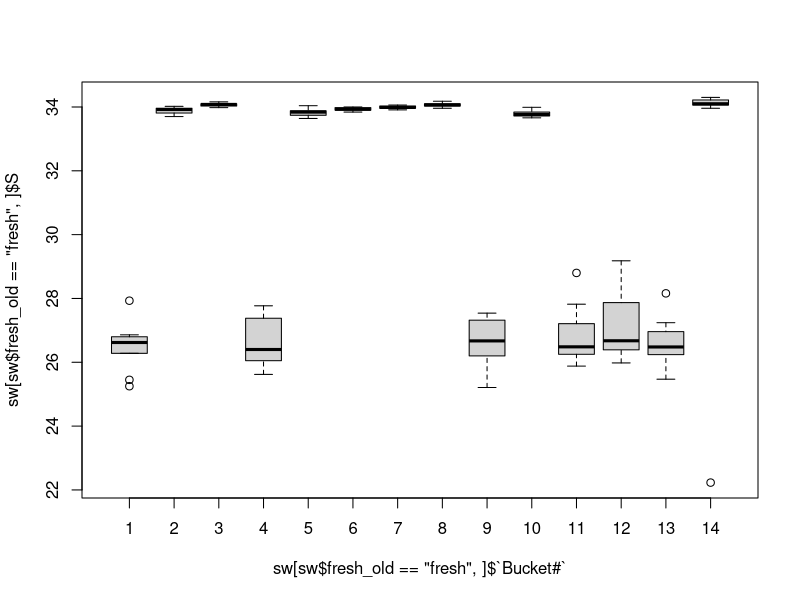
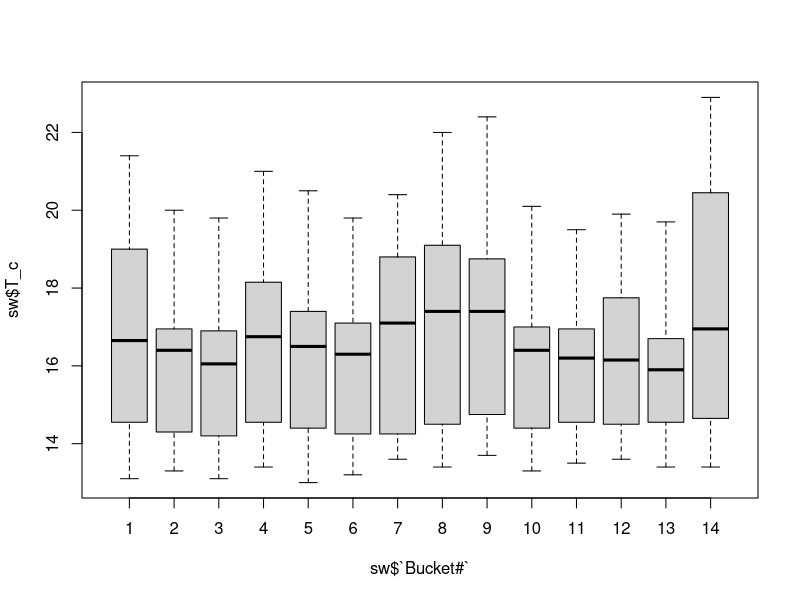
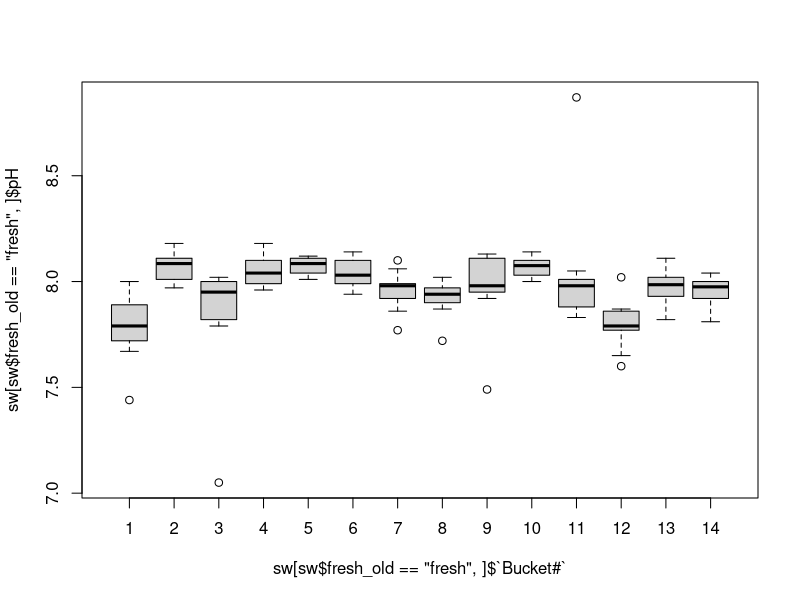
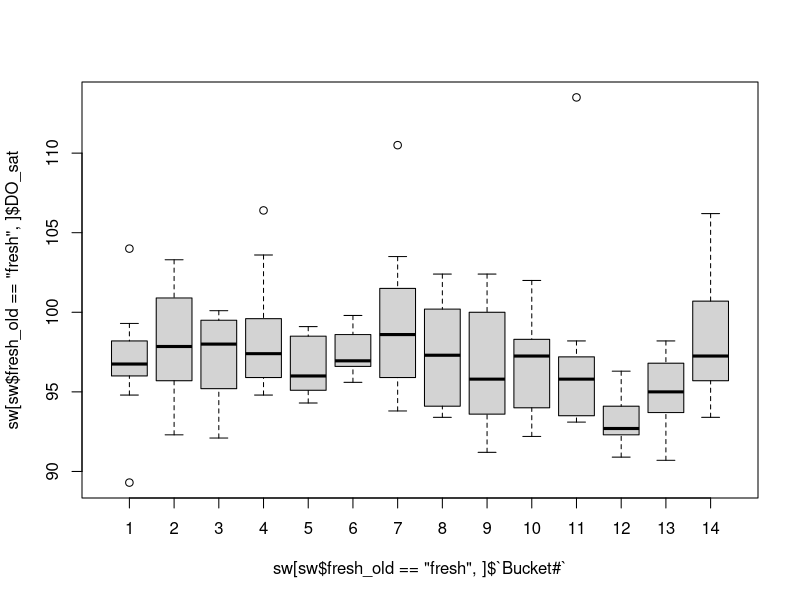
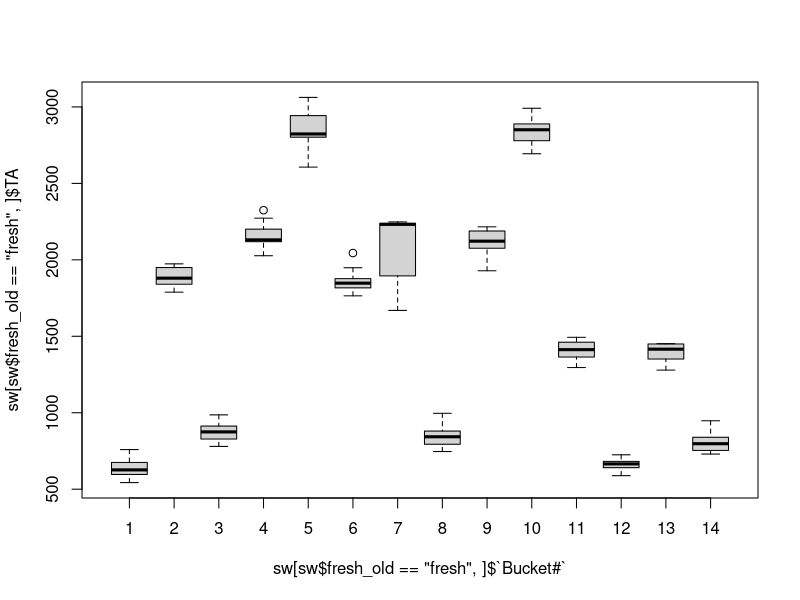
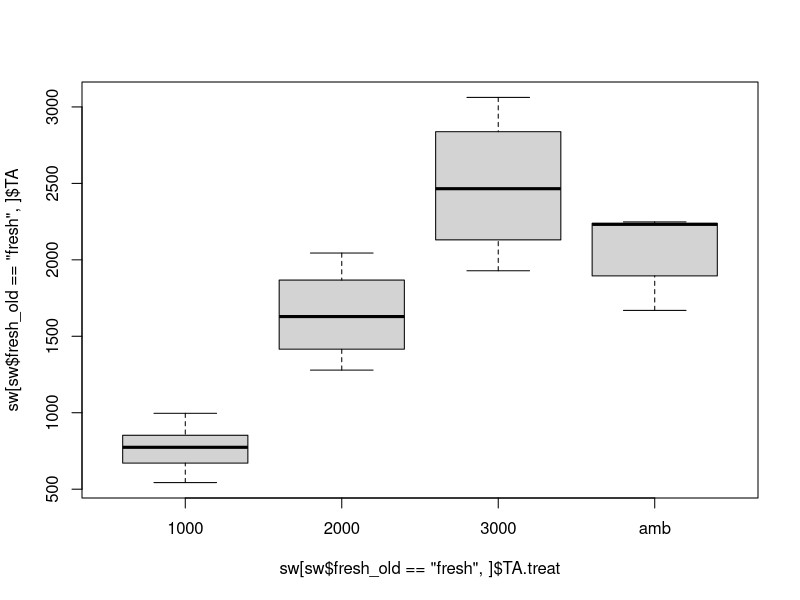
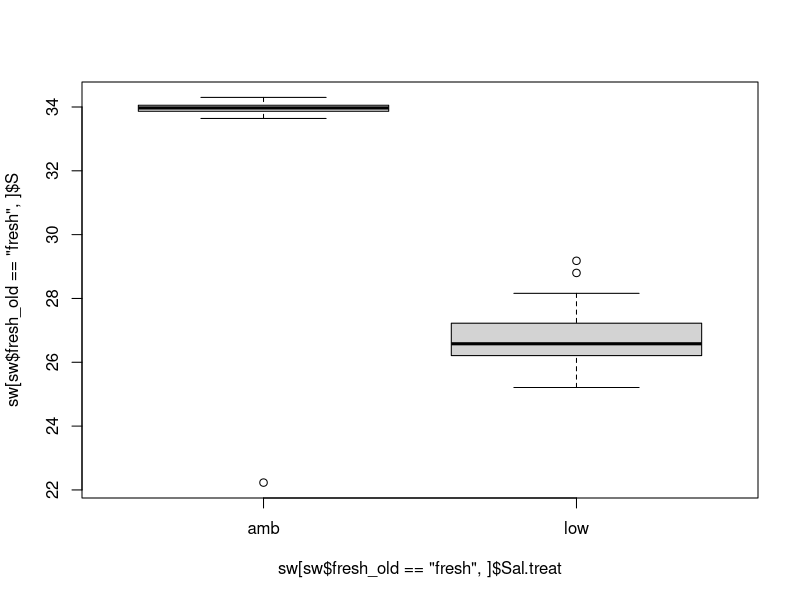
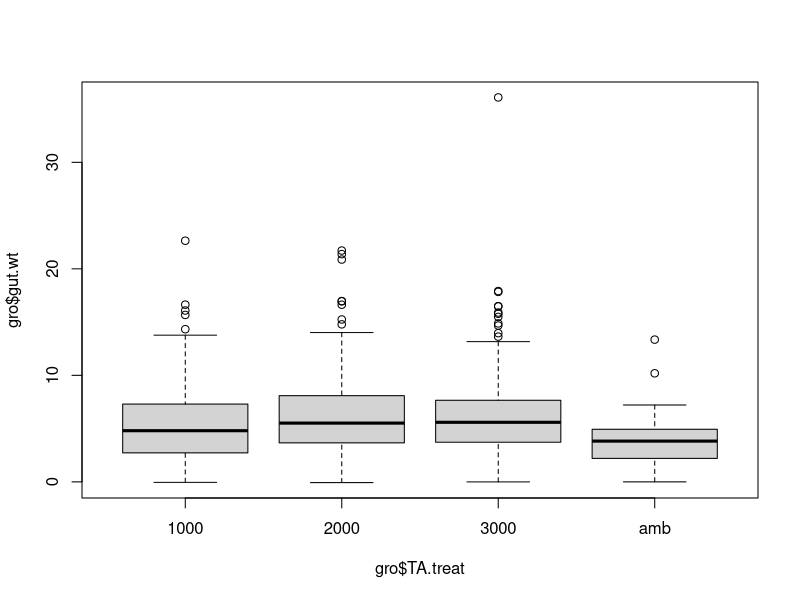

Source code (R) for these figures, in order:
## ---- chunk 1
#setwd("/Users/alishamsaley/Documents/GitHub/CV_growth/data files")
setwd("~/Documents/Data_Git Hub/Mussels/CV_growth/data files")
library(readxl)
sw = read_xlsx("treatment monitoring.xlsx")
gro = read_xlsx("CV mass data.xlsx") 
  
## ---- chunk 2
boxplot(sw[sw$fresh_old == "fresh",]$S ~ sw[sw$fresh_old == "fresh",]$`Bucket#`)
boxplot(sw$T_c ~ sw$`Bucket#`)
boxplot(sw[sw$fresh_old == "fresh",]$pH ~ sw[sw$fresh_old == "fresh",]$`Bucket#`)
boxplot(sw[sw$fresh_old == "fresh",]$DO_sat ~ sw[sw$fresh_old == "fresh",]$`Bucket#`)
boxplot(sw[sw$fresh_old == "fresh",]$TA ~ sw[sw$fresh_old == "fresh",]$`Bucket#`)
boxplot(sw[sw$fresh_old == "fresh",]$TA ~ sw[sw$fresh_old == "fresh",]$TA.treat)
boxplot(sw[sw$fresh_old == "fresh",]$S ~ sw[sw$fresh_old == "fresh",]$Sal.treat)

#calculating medians
b1.ta = median(sw[sw$`Bucket#` == 1,]$TA)
b2.ta = median(sw[sw$`Bucket#` == 2,]$TA)
b3.ta = median(sw[sw$`Bucket#` == 3,]$TA)
b4.ta = median(sw[sw$`Bucket#` == 4,]$TA)
b5.ta = median(sw[sw$`Bucket#` == 5,]$TA)
b6.ta = median(sw[sw$`Bucket#` == 6,]$TA)
b7.ta = median(sw[sw$`Bucket#` == 7,]$TA)
b8.ta = median(sw[sw$`Bucket#` == 8,]$TA)
b9.ta = median(sw[sw$`Bucket#` == 9,]$TA)
b10.ta = median(sw[sw$`Bucket#` == 10,]$TA)
b11.ta = median(sw[sw$`Bucket#` ==11,]$TA)
b12.ta = median(sw[sw$`Bucket#` == 12,]$TA)
b13.ta = median(sw[sw$`Bucket#` == 13,]$TA)
b14.ta = median(sw[sw$`Bucket#` == 14,]$TA)

#adding a column to gro
gro$med.ta = 0
gro$med.ta[gro$`Bucket#` == 1] <- b1.ta
gro$med.ta[gro$`Bucket#` == 2] <- b2.ta
gro$med.ta[gro$`Bucket#` == 3] <- b3.ta
gro$med.ta[gro$`Bucket#` == 4] <- b4.ta
gro$med.ta[gro$`Bucket#` == 5] <- b5.ta
gro$med.ta[gro$`Bucket#` == 6] <- b6.ta
gro$med.ta[gro$`Bucket#` == 7] <- b7.ta
gro$med.ta[gro$`Bucket#` == 8] <- b8.ta
gro$med.ta[gro$`Bucket#` == 9] <- b9.ta
gro$med.ta[gro$`Bucket#` == 10] <- b10.ta
gro$med.ta[gro$`Bucket#` == 11] <- b11.ta
gro$med.ta[gro$`Bucket#` == 12] <- b12.ta
gro$med.ta[gro$`Bucket#` == 13] <- b13.ta
gro$med.ta[gro$`Bucket#` == 14] <- b14.ta




## ---- chunk 3

## ---- chunk 4
gro$CI = gro$gut.wt/gro$shell.wt

boxplot(gro$gut.wt ~ gro$TA.treat)
boxplot(gro$gut.wt ~ gro$sal.treat)
boxplot(gro$shell.wt ~ gro$TA.treat)
boxplot(gro$shell.wt ~ gro$sal.treat)
boxplot(gro$CI ~ gro$TA.treat)
boxplot(gro$CI ~ gro$sal.treat)
boxplot(gro[gro$`%oc.ic.shell` > 0.04,]$`%oc.ic.shell` ~ gro[gro$`%oc.ic.shell` > 0.04,]$TA.treat, ylim = c(-1,3))
boxplot(gro[gro$`%oc.ic.shell` > 0.04,]$`%oc.ic.shell` ~ gro[gro$`%oc.ic.shell` > 0.04,]$sal.treat, ylim = c(-1,3))

summary(lm(gro$gut.wt ~ gro$TA.treat + gro$sal.treat))
summary(lm(gro$CI ~ gro$TA.treat + gro$sal.treat))
summary(lm(gro[gro$`%oc.ic.shell` > 0.04,]$`%oc.ic.shell` ~ gro[gro$`%oc.ic.shell` > 0.04,]$TA.treat + gro[gro$`%oc.ic.shell` > 0.04,]$sal.treat))

pre = gro[gro$Plate == "pre",]
post = gro[gro$Plate == "post",]

grow = gro[gro$Plate == 1 | gro$Plate == 2 |gro$Plate == 3 | gro$Plate == 4| gro$Plate == 5 |gro$Plate == 6 | gro$Plate == 7| gro$Plate == 8| gro$Plate == 9| gro$Plate == 10| gro$Plate == 11| gro$Plate == 12,]
grow = grow[grow$`%oc.ic.shell` > 0.04,]

boxplot(grow$gut.wt ~ grow$med.ta)
boxplot(grow$shell.wt ~ grow$med.ta)
boxplot(grow$gut.wt ~ grow$sal.treat)
boxplot(grow$shell.wt ~ grow$sal.treat)

plot(grow$CI ~ grow$med.ta, ylim = c(0.005,0.03), pch = 19, col = as.factor(grow$sal.treat))
boxplot(grow$CI ~ grow$sal.treat, ylim = c(0,0.03))
plot(grow$`%oc.ic.shell` ~ grow$med.ta, ylim = c(0,2.5), pch = 19, col = as.factor(grow$sal.treat))
ave.oc.per = 1.33021
grow$oc.std = 1.33021 - grow$`%oc.ic.shell`
plot(grow$oc.std ~ grow$med.ta, pch = 19, col = as.factor(grow$sal.treat), ylim = c(-2,2))
abline(h=0)
plot(grow$CI ~ grow$gut.wt, pch = 19, col = as.factor(grow$sal.treat))
plot(grow$CI ~ grow$gut.wt, pch = 19, col = as.factor(grow$TA.treat))
plot(grow$CI ~ grow$shell.wt, pch = 19, col = as.factor(grow$sal.treat))
plot(grow$CI ~ grow$shell.wt, pch = 19, col = as.factor(grow$TA.treat))

boxplot(grow[grow$`%oc.ic.shell` > 0.04,]$`%oc.ic.shell` ~ grow[grow$`%oc.ic.shell` > 0.04,]$sal.treat, ylim = c(-1,3))

plot(pre$gut.wt ~ pre$shell.wt, pch = 19)


## ---- chunk 5

## ---- chunk 6
summary(cars)
## ---- chunk 7
plot(pressure)
